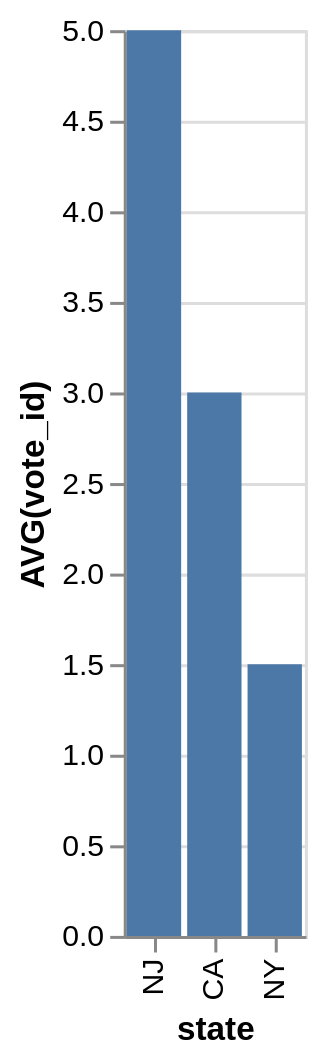

Write the Vega-Lite specification saved for this chart.
### Vega-Lite specification from a JSON file in a GitHub repository (floating-point values rounded to 4 significant figures)
{"data": {"values": [{"x_data": "NJ\n", "y_data": 5}, {"x_data": "CA", "y_data": 3}, {"x_data": "NY", "y_data": 1.5}]}, "mark": "bar", "encoding": {"x": {"field": "x_data", "type": "nominal", "title": "state", "sort": {"op": "sum", "field": "y_data", "order": "descending"}}, "y": {"field": "y_data", "type": "quantitative", "title": "AVG(vote_id)"}}}
